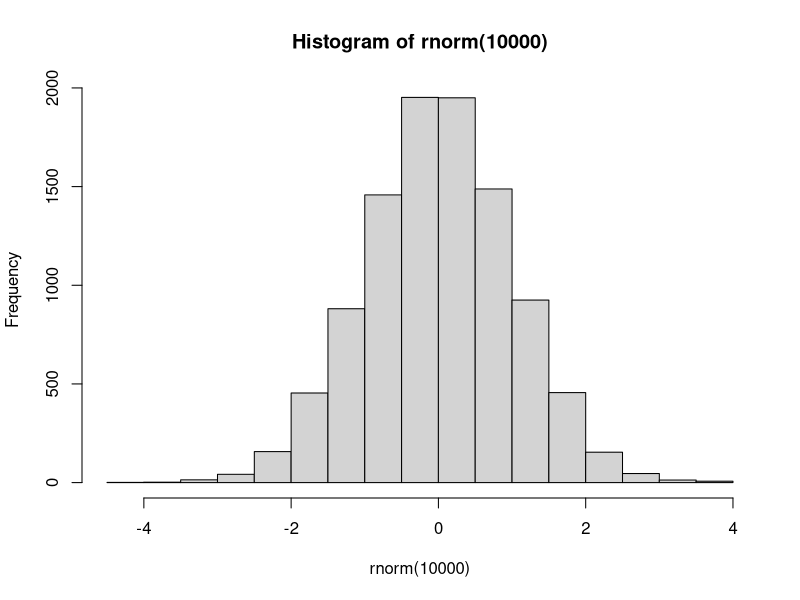

Reproduce this figure in R.
## ---- chunk 1
hist(rnorm(10000))
